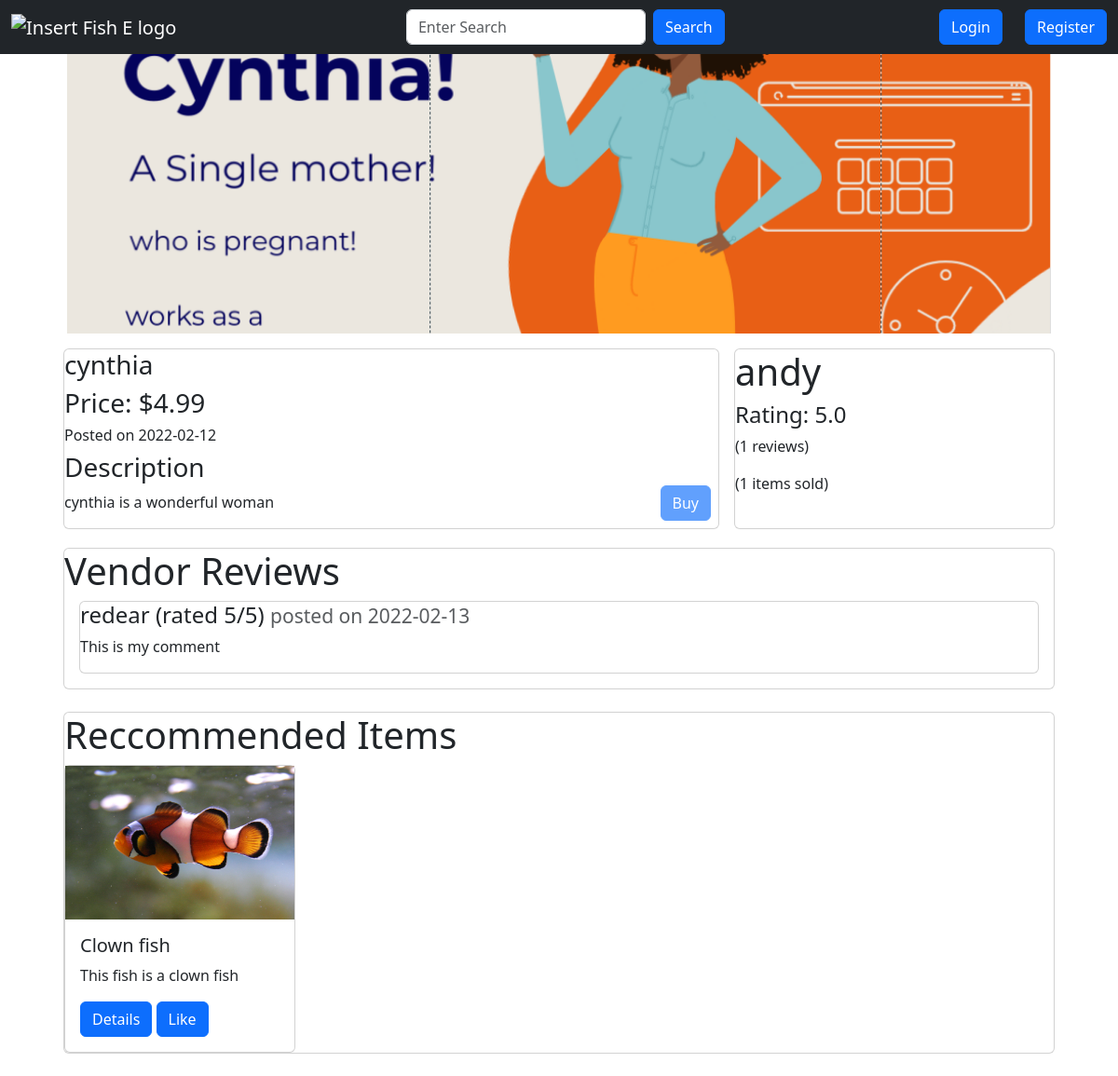
Page /item/1 on the committed database.
### app.py (models this page shows, shortened)
class Item(db.Model):
    __searchable__ = ["name", "description"]
    id = db.Column(db.Integer, primary_key=True)
    user_id = db.Column(db.Integer, db.ForeignKey("user.id"), nullable=False)
    name = db.Column(db.String(100), nullable=False)
    description = db.Column(db.String(500), nullable=False)
    category = db.Column(db.String(20), nullable=True)
    base_price = db.Column(db.Float, nullable=False)
    image_file = db.Column(db.String(200), nullable=False, default="default.jpg")
    date_posted = db.Column(db.DateTime, nullable=False, default=datetime.utcnow)
    likes = db.relationship("ItemLike", backref="item", lazy=True)
    status = db.Column(
        db.String(10), nullable=False, default="available"
    )  # "available" or "sold"
    @property
    def price(self):
        return "{:.2f}".format(self.base_price)

class User(db.Model, UserMixin):
    id = db.Column(db.Integer, primary_key=True)
    username = db.Column(db.String(20), unique=True, nullable=False)
    email = db.Column(db.String(120), unique=True, nullable=False)
    description = db.Column(db.String(500), nullable=True)
    image_file = db.Column(db.String(20), nullable=False, default="default.jpg")
    password = db.Column(db.String(60), nullable=False)
    date_joined = db.Column(db.DateTime, nullable=False, default=datetime.utcnow)
    items = db.relationship("Item", backref="author", lazy=True)
    bought = db.relationship(
        "Transaction", foreign_keys="Transaction.user_id", backref="buyer", lazy=True
    )
    sold = db.relationship(
        "Transaction", foreign_keys="Transaction.vendor_id", backref="seller", lazy=True
    )
    reviews = db.relationship(
        "Review", foreign_keys="Review.user_id", backref="author", lazy=True
    )
    reviewed = db.relationship(
        "Review", foreign_keys="Review.recipient_id", backref="getter", lazy=True
    )
    liked = db.relationship(
        "ItemLike", foreign_keys="ItemLike.user_id", backref="user", lazy=True
    )
    @property
    def ratings(self):
        return len(self.reviewed)
    @property
    def rating(self):
        total = 0
        reviews = self.reviewed
        if reviews:
            for review in reviews:
                total += review.rating
            average = total / len(self.reviewed)
            return "{:.1f}".format(average)
        return "No reviews yet"

class Review(db.Model):
    id = db.Column(db.Integer, primary_key=True)
    transaction_id = db.Column(
        db.Integer, db.ForeignKey("transaction.id"), nullable=False
    )
    user_id = db.Column(db.Integer, db.ForeignKey("user.id"), nullable=False)
    recipient_id = db.Column(db.Integer, db.ForeignKey("user.id"), nullable=False)
    date_posted = db.Column(db.DateTime, nullable=False, default=datetime.utcnow)
    rating = db.Column(db.Integer, nullable=False)
    comment = db.Column(db.String(500), nullable=False)

### app.py (the view)
@app.route("/item/<int:item_id>")
def render_item(item_id):
    r_items = Item.query.filter_by(status="available").limit(4).all()
    form = SearchForm()
    item = Item.query.filter_by(id=item_id).first()
    vendor = User.query.filter_by(id=item.user_id).first()
    v_sold_count = len(vendor.sold)
    reviews = vendor.reviewed[:4]
    review_authors = [
        User.query.filter_by(id=review.user_id).first() for review in reviews
    ]
    reviews = list(zip(review_authors, reviews))
    if item:
        return render_template(
            "item.html",
            form=form,
            item=item,
            vendor=vendor,
            r_items=r_items,
            v_sold_count=v_sold_count,
            reviews=reviews,
        )

### app.py
class SearchForm(FlaskForm):
    search = StringField(
        validators=[DataRequired()], render_kw={"placeholder": "Enter Search"}
    )
    submit = SubmitField("Search")

### templates/item.html (shortened to what this page needs)
{% from 'macros/navbar.html' import navbar %}
{% from 'macros/reccommended_items.html' import reccommended_items %}
{% from 'macros/render_review.html' import render_review %}
{% extends 'base.html' %}
{% block content %}
{{ navbar(form, current_user) }}
<div class="container-fluid">
    <div class="row mb-3 mx-5">
        <div class="col-md-12">
            <img src="{{ url_for('static', filename='img/fish/' + item.image_file) }}" alt="insert image"
                style="object-fit: cover; width: 100%; height: 300px;">
        </div>
    </div>
    <div class="row g-3 mx-5">
        <div class="col-md-8">
            <div class="row">
                <div class="col">
                    <div class="card" style="height: 100%;">
                        <div class="row">
                            <div class="col">
                                <h3>{{ item.name }}</h3>
                            </div>
                        </div>
                        <div class="row">
                            <div class="col">
                                <h3>Price: ${{ item.price }}</h3>
                            </div>
                        </div>
                        <div class="row">
                            <div class="col">
                                <h6>Posted on {{ item.date_posted.date() }}</h3>
                            </div>
                        </div>
                        <div class="row">
                            <div class="col">
                                <h3>Description</h3>
                                <p>{{ item.description }}</p>
                            </div>
                            <div class="col">
                                <span style="position: absolute; bottom: 0; right: 0;">
                                    <a href="/buy/{{ item.id }}" role="button"
                                        class="btn btn-primary m-2 {% if item.status=='bought' %}disabled{% endif %}" {%
                                        if item.status=='bought' %} aria-disabled="true" {% endif %}">Buy</a>
                                </span>
                            </div>
                        </div>
                    </div>
                </div>
            </div>
        </div>
        <div class="col-md-4">
            <div class="card" style="height: 100%;">
                <h1>{{ vendor.username }}</h1>
                <h4>Rating: {{ vendor.rating }}</h4>
                <p>({{ vendor.ratings }} reviews)</p>
                <p>({{ v_sold_count }} items sold)</p>
            </div>
        </div>
    </div>
    <div class="row my-1 mx-5 g-3">
        <div class="col-md-12">
            <div class="card" style="height: 100%;">
                <h1>Vendor Reviews</h1>
                {% if reviews %}
                {% for review in reviews %}
                {{ render_review(review) }}
                {% endfor %}
                {% else %}
                <p>No reviews yet</p>
                {% endif %}
            </div>
        </div>
    </div>
    <div class="row my-3 mx-5">
        <div class="col-md-12 p-2">
            <div class="card">
                {{ reccommended_items(r_items, current_user) }}
            </div>
        </div>
    </div>
</div>
{% endblock content %}

### templates/macros/reccommended_items.html
{% from 'macros/item_card.html' import item_card %}
{% macro reccommended_items(items, current_user) %}
<div class="row">
    <div class="col">
        <div class="row">
            <div class="col">
                <h1>Reccommended Items</h1>
            </div>
        </div>
        <div class="row gy-5">
            {% for item in items %}
            <div class="col-md-3">
                {{ item_card(item, current_user) }}
            </div>
            {% endfor %}
        </div>
    </div>
</div>
{% endmacro %}

### templates/macros/render_review.html
{% macro render_review(review) %}
<div class="card mb-3 mx-3">
    <h4>{{ review[0].username }} (rated {{ review[1].rating }}/5) <small class="text-muted">posted on {{
            review[1].date_posted.date() }}</small>
    </h4>
    <p>{{ review[1].comment }}</p>
</div>
{% endmacro %}

### templates/macros/item_card.html
{% macro item_card(item, current_user) %}
<div class="card">
    <img src="{{ url_for('static', filename='img/fish/' + item.image_file) }}" alt="insert image"
        style="display: block; max-width: 100%; height: auto;">
    <div class="card-body">
        {% if item.status == "bought" %}
        <h5 class="card-title">{{ item.name }} <small>(bought)</small></h5>
        {% else %}
        <h5 class="card-title">{{ item.name }}</h5>
        {% endif %}
        <p class="card-text">{{ item.description }}</p>
        <a href="/item/{{ item.id }}" class="btn btn-primary">Details</a>
        {% if current_user.is_authenticated %}
        {% if not current_user.has_liked_item(item) %}
        <a href="{{ url_for('like_action', item_id=item.id, action='like') }}" class="btn btn-primary">Like</a>
        {% else %}
        <a href="{{ url_for('like_action', item_id=item.id, action='unlike') }}" class="btn btn-primary">Unlike</a>
        {% endif %}
        {% else %}
        <a href="{{ url_for('like_action', item_id=item.id, action='like') }}" class="btn btn-primary">Like</a>
        {% endif %}
    </div>
</div>
{% endmacro %}

### rows in the picture
Item: image_file (picture), name "cynthia", price "4.99", date_posted "2022-02-12", description "cynthia is a wonderful woman"
User: username "andy"
Review: rating "5.0"
User: username "redear", rating "5", date_posted "2022-02-13", comment "This is my comment"
Item: image_file (picture), name "Clown fish", description "This fish is a clown fish"

### other values in the picture
{{ vendor.ratings }} "1"
{{ v_sold_count }} "1"
